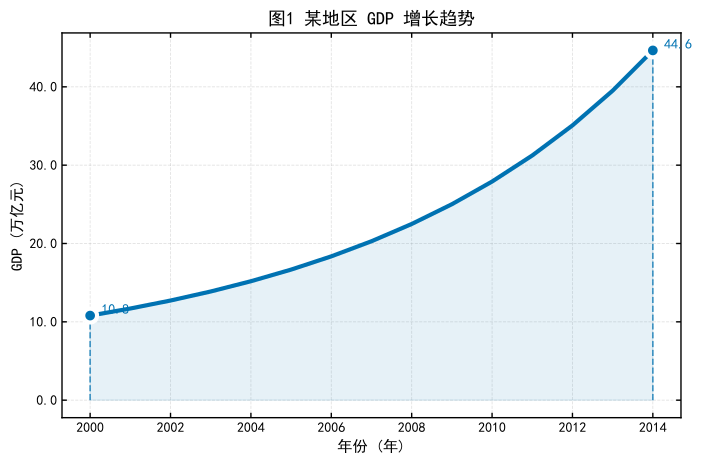

The Python source for this figure:
# -*- coding: utf-8 -*-
"""
【图模板 1】折线图 —— 单折线 + 关键节点标注 + 区间阴影
适用场景：时间序列主图（GDP 变化、人口增长、指标趋势）
用法：
    1. 改「① 数据区」：换成你的 x, y
    2. 改「② 图形设置区」：标题/坐标轴/标注点/填充区间
    3. 直接运行本文件，输出到 figures/
依赖：同目录 theme.py（公共色板/字体/保存工具），运行前保持在同一目录
参考样图：素材/参考_折线图.png（复刻目标效果）
"""
import numpy as np
import matplotlib.pyplot as plt
from matplotlib.ticker import FuncFormatter

from theme import use_theme, C_BLUE, _grid, save_fig


def line_chart(ax, x, y, *,
               color=C_BLUE, lw=3, label=None,
               xlabel="", ylabel="", title="",
               annotate=None,        # (i0, i1): 标注开始/结束两个节点（含数值+虚线）
               fill=None,            # (i0, i1): 两节点之间填充阴影
               y_fmt=None,           # Y轴数值格式化函数，如 lambda v: f"{v/1e8:.1f}亿"
               x_ticks=None,         # 自定义 X 轴刻度，如 np.arange(2000, 2015)
               legend_loc="best"):
    """单折线 + 关键节点标注 + 区间阴影。
    annotate=(i0, i1)：在第 i0/i1 个点画白色描边散点 + 垂直虚线 + 数值文字。
    fill=(i0, i1)    ：填充这两点之间的区域（低透明度）。
    """
    ax.plot(x, y, color=color, lw=lw, zorder=5, label=label)

    if fill is not None:
        i0, i1 = fill
        ax.fill_between(x[i0:i1 + 1], y[i0:i1 + 1], color=color, alpha=0.1, zorder=2)

    if annotate is not None:
        for i in annotate:
            ax.scatter(x[i], y[i], marker="o", s=100, color=color,
                       edgecolors="white", linewidths=3, zorder=6)
            ax.plot([x[i], x[i]], [0, y[i]], ls="--", lw=1.2, color=color, alpha=0.7, zorder=3)
            txt = f"{y[i]:,.1f}" if y_fmt is None else y_fmt(y[i])
            dx = (x[-1] - x[0]) * 0.02          # 文字左右错开，避免遮挡
            ax.text(x[i] + dx, y[i], txt, color=color, fontweight="bold",
                    ha="left", va="bottom")

    if y_fmt is not None:
        ax.yaxis.set_major_formatter(FuncFormatter(lambda v, _: y_fmt(v)))
    if x_ticks is not None:
        ax.set_xticks(x_ticks)
    ax.set_xlabel(xlabel)
    ax.set_ylabel(ylabel)
    ax.set_title(title)
    if label is not None:
        ax.legend(loc=legend_loc)
    _grid(ax)


if __name__ == "__main__":
    use_theme("journal")                 # 全队统一主题：'journal' 或 'minimal'

    # ① 数据区（替换成你的数据）
    x = np.arange(2000, 2015)
    y = np.cumprod(1 + np.linspace(0.08, 0.13, 15)) * 10   # 模拟 GDP 增长

    # ② 图形设置区
    fig, ax = plt.subplots(figsize=(8, 5))
    line_chart(ax, x, y,
               xlabel="年份 (年)", ylabel="GDP (万亿元)",
               title="图1 某地区 GDP 增长趋势",
               annotate=(0, 14),        # 标注第 0 和第 14 个点
               fill=(0, 14),            # 填充两点之间的阴影
               y_fmt=lambda v: f"{v:,.1f}",
               x_ticks=np.arange(2000, 2015, 2))
    save_fig(fig, "折线图")
    plt.show()
